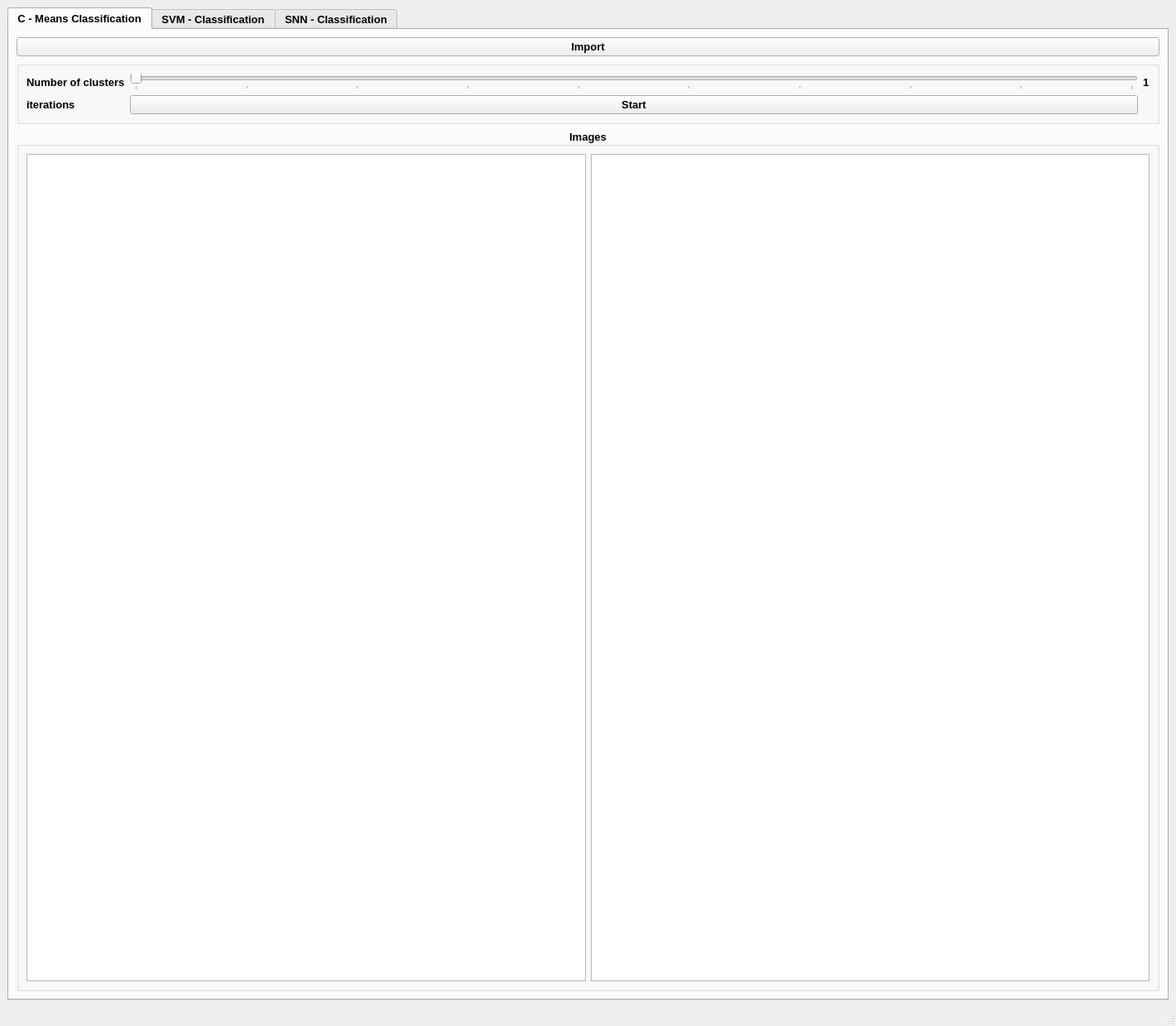
<?xml version="1.0" encoding="UTF-8"?>
<ui version="4.0">
 <class>MainWindow</class>
 <widget class="QMainWindow" name="MainWindow">
  <property name="geometry">
   <rect>
    <x>0</x>
    <y>0</y>
    <width>1421</width>
    <height>1240</height>
   </rect>
  </property>
  <property name="windowTitle">
   <string>Pattern Recognition Midterm</string>
  </property>
  <widget class="QWidget" name="centralwidget">
   <layout class="QVBoxLayout" name="verticalLayout">
    <item>
     <widget class="QTabWidget" name="Import">
      <property name="font">
       <font>
        <pointsize>10</pointsize>
        <weight>75</weight>
        <bold>true</bold>
       </font>
      </property>
      <property name="currentIndex">
       <number>0</number>
      </property>
      <widget class="QWidget" name="tab">
       <attribute name="title">
        <string>C - Means Classification</string>
       </attribute>
       <layout class="QVBoxLayout" name="verticalLayout_2">
        <item>
         <widget class="QPushButton" name="ImportButton">
          <property name="text">
           <string>Import</string>
          </property>
         </widget>
        </item>
        <item>
         <widget class="QGroupBox" name="groupBox">
          <property name="title">
           <string/>
          </property>
          <layout class="QGridLayout" name="gridLayout">
           <item row="0" column="0">
            <widget class="QLabel" name="label_2">
             <property name="text">
              <string>Number of clusters</string>
             </property>
            </widget>
           </item>
           <item row="0" column="2">
            <widget class="QLabel" name="Cluster_Label">
             <property name="text">
              <string>1</string>
             </property>
            </widget>
           </item>
           <item row="0" column="1">
            <widget class="QSlider" name="Cluster_Slider">
             <property name="minimum">
              <number>1</number>
             </property>
             <property name="maximum">
              <number>10</number>
             </property>
             <property name="pageStep">
              <number>1</number>
             </property>
             <property name="orientation">
              <enum>Qt::Horizontal</enum>
             </property>
             <property name="tickPosition">
              <enum>QSlider::TicksBelow</enum>
             </property>
            </widget>
           </item>
           <item row="1" column="1">
            <widget class="QPushButton" name="StartButton">
             <property name="text">
              <string>Start</string>
             </property>
            </widget>
           </item>
           <item row="1" column="0">
            <widget class="QLabel" name="IterationsLable">
             <property name="text">
              <string>iterations</string>
             </property>
            </widget>
           </item>
          </layout>
         </widget>
        </item>
        <item>
         <widget class="QGroupBox" name="groupBox_2">
          <property name="title">
           <string>Images</string>
          </property>
          <property name="alignment">
           <set>Qt::AlignCenter</set>
          </property>
          <layout class="QHBoxLayout" name="horizontalLayout">
           <item>
            <widget class="PlotWidget" name="OriginalImage"/>
           </item>
           <item>
            <widget class="PlotWidget" name="ClusterdImage"/>
           </item>
          </layout>
         </widget>
        </item>
       </layout>
      </widget>
      <widget class="QWidget" name="tab_2">
       <attribute name="title">
        <string>SVM - Classification</string>
       </attribute>
       <layout class="QGridLayout" name="gridLayout_3">
        <item row="0" column="0">
         <widget class="QPushButton" name="ImportButtonSVM">
          <property name="text">
           <string>Import</string>
          </property>
         </widget>
        </item>
        <item row="1" column="0">
         <widget class="QGroupBox" name="groupBox_6">
          <property name="title">
           <string/>
          </property>
          <layout class="QHBoxLayout" name="horizontalLayout_4">
           <item>
            <widget class="QPushButton" name="ShowResult">
             <property name="text">
              <string>Show Results</string>
             </property>
            </widget>
           </item>
          </layout>
         </widget>
        </item>
        <item row="2" column="0">
         <widget class="QGroupBox" name="groupBox_4">
          <property name="title">
           <string>Image</string>
          </property>
          <property name="alignment">
           <set>Qt::AlignCenter</set>
          </property>
          <layout class="QHBoxLayout" name="horizontalLayout_2">
           <item>
            <widget class="PlotWidget" name="OriginalImage_SVM"/>
           </item>
           <item>
            <widget class="PlotWidget" name="ClusterdImage_SVM"/>
           </item>
          </layout>
         </widget>
        </item>
       </layout>
      </widget>
      <widget class="QWidget" name="tab_3">
       <attribute name="title">
        <string>SNN - Classification</string>
       </attribute>
       <layout class="QVBoxLayout" name="verticalLayout_3">
        <item>
         <widget class="QPushButton" name="ImportButtonSNN">
          <property name="text">
           <string>Import</string>
          </property>
         </widget>
        </item>
        <item>
         <widget class="QGroupBox" name="groupBox_7">
          <property name="title">
           <string/>
          </property>
          <layout class="QHBoxLayout" name="horizontalLayout_5">
           <item>
            <widget class="QPushButton" name="ShowResult_SNN">
             <property name="text">
              <string>Show Results</string>
             </property>
            </widget>
           </item>
          </layout>
         </widget>
        </item>
        <item>
         <widget class="QGroupBox" name="groupBox_5">
          <property name="title">
           <string>Image</string>
          </property>
          <property name="alignment">
           <set>Qt::AlignCenter</set>
          </property>
          <layout class="QHBoxLayout" name="horizontalLayout_3">
           <item>
            <widget class="PlotWidget" name="OriginalImage_SNN"/>
           </item>
           <item>
            <widget class="PlotWidget" name="ClusterdImage_SNN"/>
           </item>
          </layout>
         </widget>
        </item>
       </layout>
      </widget>
     </widget>
    </item>
   </layout>
  </widget>
  <widget class="QMenuBar" name="menubar">
   <property name="geometry">
    <rect>
     <x>0</x>
     <y>0</y>
     <width>1421</width>
     <height>37</height>
    </rect>
   </property>
  </widget>
  <widget class="QStatusBar" name="statusbar"/>
 </widget>
 <customwidgets>
  <customwidget>
   <class>PlotWidget</class>
   <extends>QGraphicsView</extends>
   <header>pyqtgraph</header>
  </customwidget>
 </customwidgets>
 <resources/>
 <connections/>
</ui>
